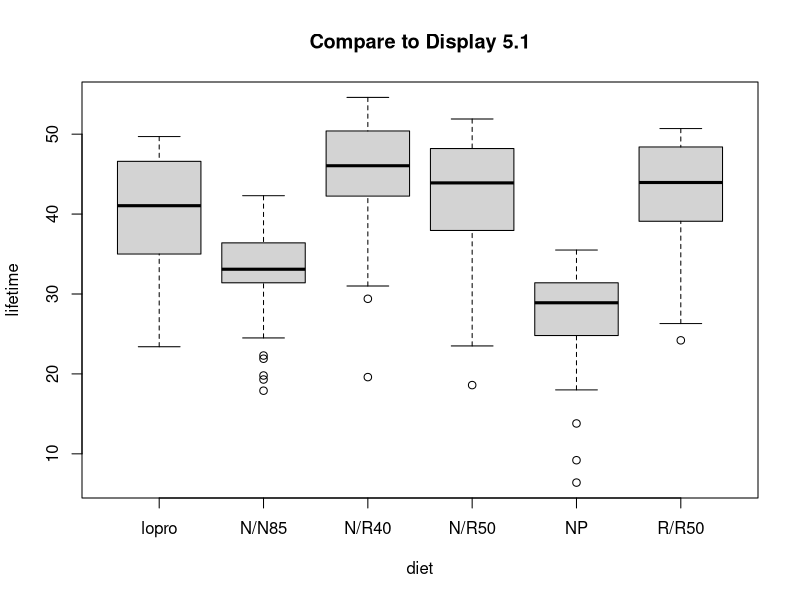
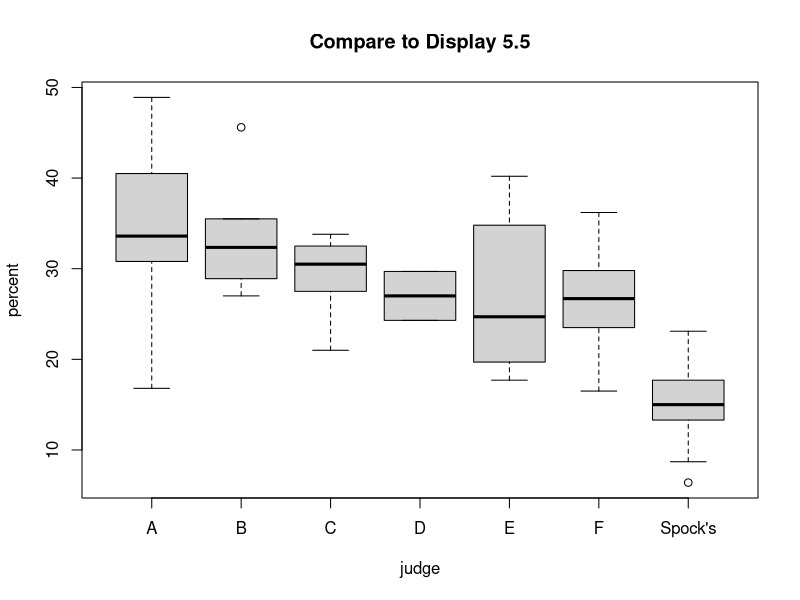
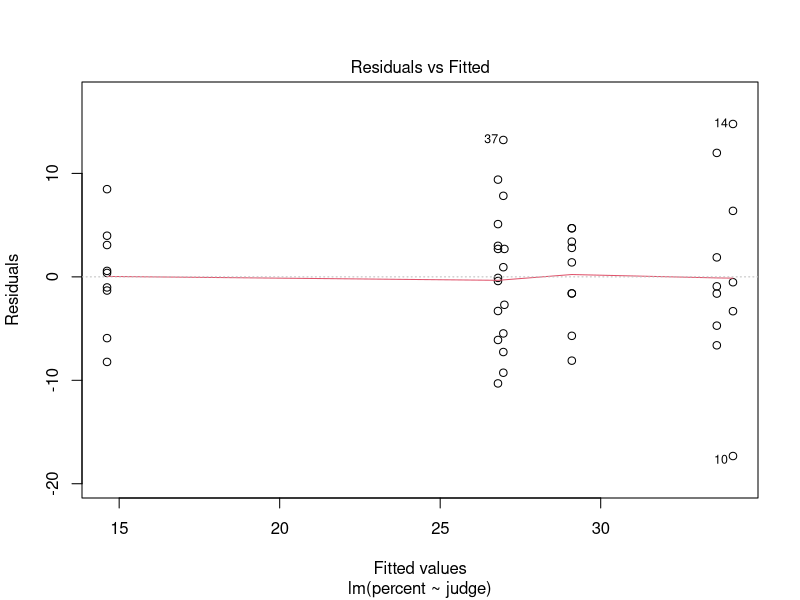
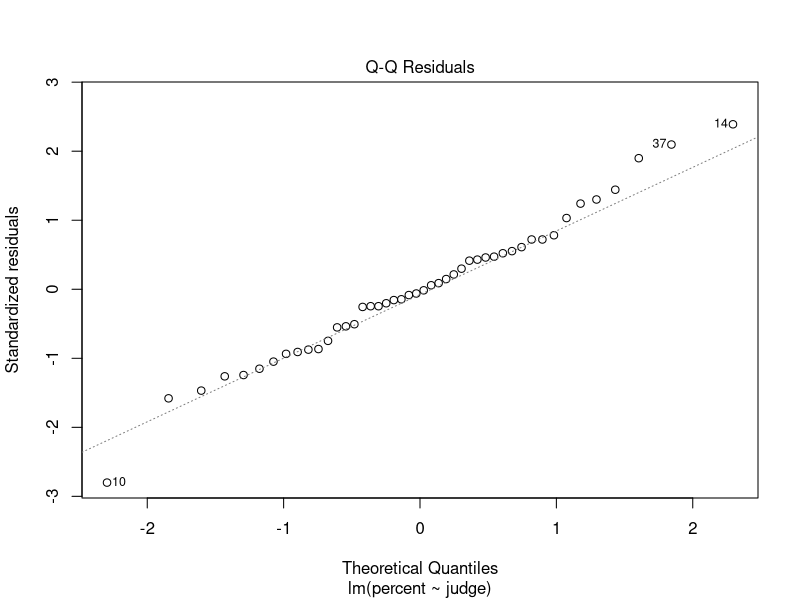
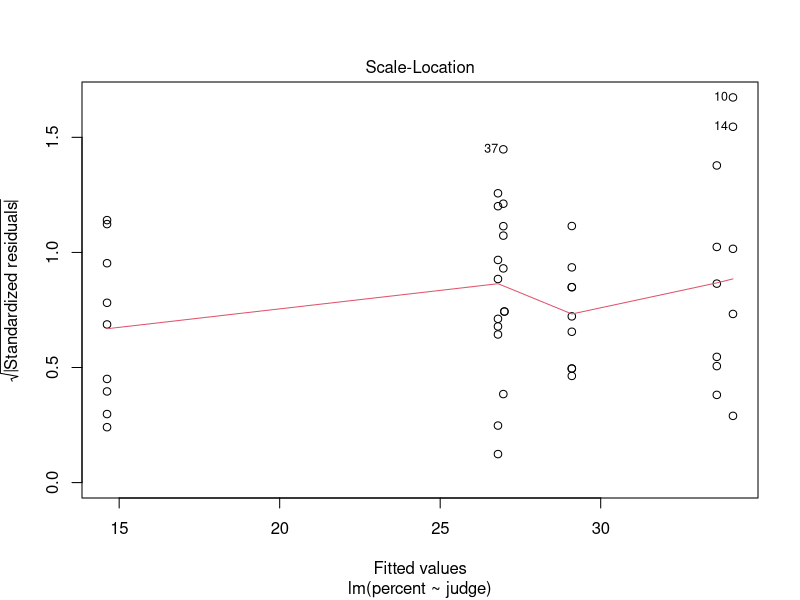
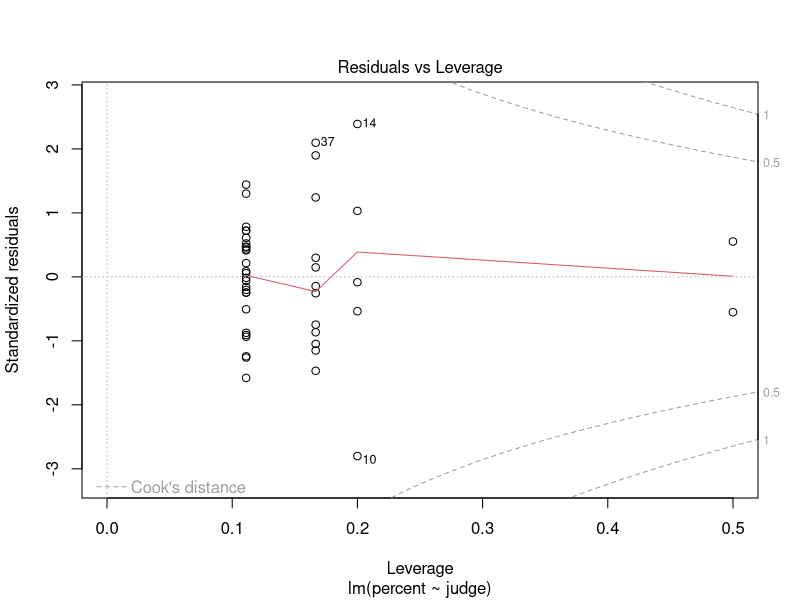
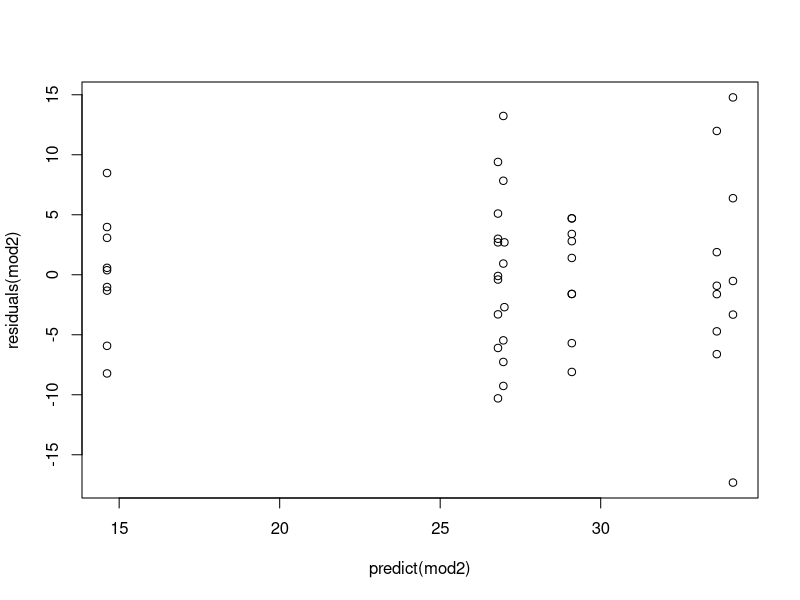

Write the R code that produced these figures, in order.
setwd("U:\\401A\\sleuth3csv") # or whever your data are

#######################################################
# Chapter 5                                         
#######################################################

################### Displays from Chapter 5 ######################
mice = read.csv("case0501.csv")
names(mice) = tolower(names(mice)) # makes variable names lower case

head(mice,10)

boxplot(lifetime~diet, mice, main="Compare to Display 5.1")

# Compare to Display 5.2
library(plyr)
sm = ddply(mice, .(diet), summarise,
           n = length(lifetime),
           min = min(lifetime),
           max = max(lifetime),
           mean = mean(lifetime),
           sd = sd(lifetime))
sm$ciL = sm$mean - qt(.975, sm$n-1)*sm$sd/sqrt(sm$n)
sm$ciU = sm$mean + qt(.975, sm$n-1)*sm$sd/sqrt(sm$n)
sm

# ANOVA
m = lm(lifetime~diet, mice)
anova(m) # R doesn't give you the bottom line

pairwise.t.test(mice$lifetime, mice$diet, pool.sd = TRUE, p.adjust.method="none")

# pairwise.t.test doesn't provide confidence intervals, but the following will
TukeyHSD(aov(m)) # but this uses the Tukey adjustment (discussed in chapter 6)



spock = read.csv("case0502.csv")
names(spock) = tolower(names(spock))
head(spock,10)

boxplot(percent~judge, spock, main="Compare to Display 5.5")

# Compare to Display 5.10
anova(lm(percent~judge, spock))

spock$others = spock$judge == "Spock's"
head(spock,15)

# Compare to Display 5.12
mod0 = lm(percent~1, spock)
mod1 = lm(percent~others, spock)
mod2 = lm(percent~judge, spock)
anova(mod0,mod2)
anova(mod0,mod1,mod2)


# For homework
plot(mod2)
plot(predict(mod2), residuals(mod2))
